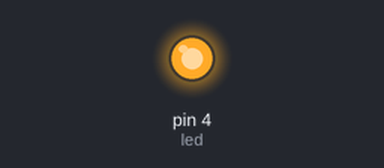
This sketch was run on a simulated Arduino Uno, built with avr-gcc and run on an emulated ATmega328P. Parts: output pins drawn as LEDs (lit = HIGH).

Above: at 0.05 s.
Timing chart, 0 to 3.0 s (numbered marks = the images above):
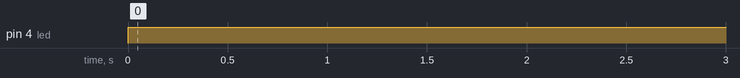

Measured:
- by itself, pin 4 (led): LOW → HIGH at 0.00 s

The sketch:

sketch_may14a.ino
```cpp
int led=4;
int relay=4;

void setup() {
  // put your setup code here, to run once:
pinMode(led,OUTPUT);
pinMode(relay,OUTPUT);


}

void loop() {
  // put your main code here, to run repeatedly:
digitalWrite(led,HIGH);
digitalWrite(relay,HIGH);
delay(1000);

digitalWrite(led,LOW);
digitalWrite(relay,LOW);

}
```
